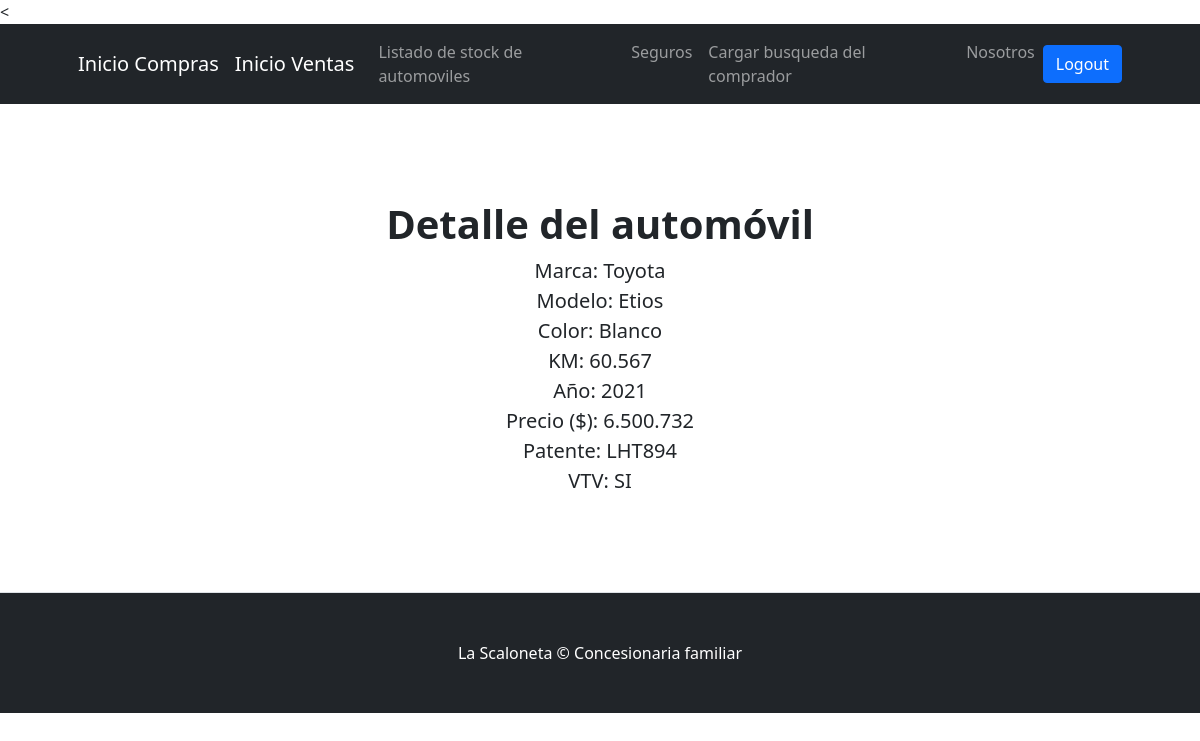
/compra/automovil/detalle/1/ (signed in), run on the app's committed database.
### compra/models.py (models this page shows, shortened)
class Rodado(models.Model):
    marca = models.CharField(max_length=20)
    modelo = models.CharField(max_length=50)
    color = models.CharField(max_length=20)
    km = models.CharField(max_length=20)
    año = models.IntegerField()
    precio = models.CharField(max_length=20)
    patente = models.CharField(max_length=20)
    vtv_hecha = models.CharField(max_length=20)

### compra/views.py (the view)
# urls.py: path("automovil/detalle/<pk>/", AutomovilDetail.as_view(), name= "compra-automovil-detail"),
class AutomovilDetail(DetailView):
    model = Rodado
    template_name = "compra/detail_automovil.html"

### compra/templates/compra/detail_automovil.html
{% extends 'compra/padre.html' %}
{% block contenido %}
<section class="py-5 border-bottom">
            <div class="container px-5 my-5 px-5">
                <div class="text-center mb-5">
                    <h1 class="fw-bolder">Detalle del automóvil</h1>
                    <p class="lead mb-0">Marca: {{rodado.marca}}</p>
                    <p class="lead mb-0">Modelo: {{rodado.modelo}}</p>
                    <p class="lead mb-0">Color: {{rodado.color}}</p>
                    <p class="lead mb-0">KM: {{rodado.km}}</p>
                    <p class="lead mb-0">Año: {{rodado.año}}</p>
                    <p class="lead mb-0">Precio ($): {{rodado.precio}}</p>
                    <p class="lead mb-0">Patente: {{rodado.patente}}</p>
                    <p class="lead mb-0">VTV: {{rodado.vtv_hecha}}</p>
                </div>
            </div>
</section>
{% endblock %}

### data on the page
Rodado: marca "Toyota", modelo "Etios", color "Blanco", km "60.567", año "2021", precio "6.500.732", patente "LHT894", vtv_hecha "SI"
